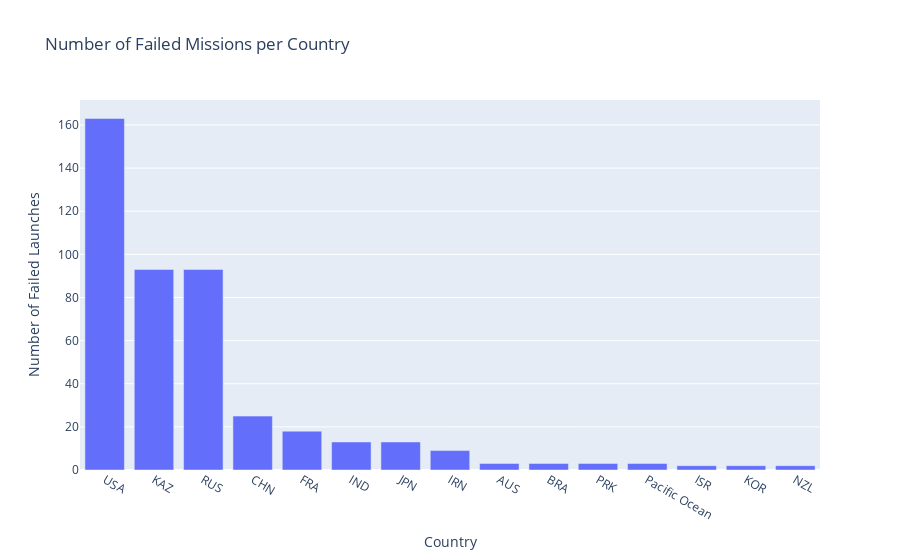

This figure's notebook cell:
### Code cell
fig = px.bar(x=failure_missions_by_country['Location_ISO'],y=failure_missions_by_country['Total number of failed missions'],title='Number of Failed Missions per Country')
fig.update_layout(xaxis_title='Country',yaxis_title='Number of Failed Launches')
fig.show()

### Figure 1 — Plotly figure (JSON) as saved in the notebook; plotly's stock layout.template omitted (floating-point values rounded to 4 significant figures)
{"data": [{"alignmentgroup": "True", "hovertemplate": "x=%{x}<br>y=%{y}<extra></extra>", "legendgroup": "", "marker": {"color": "#636efa", "pattern": {"shape": ""}}, "name": "", "offsetgroup": "", "orientation": "v", "showlegend": false, "textposition": "auto", "type": "bar", "x": ["USA", "KAZ", "RUS", "CHN", "FRA", "IND", "JPN", "IRN", "AUS", "BRA", "PRK", "Pacific Ocean", "ISR", "KOR", "NZL"], "xaxis": "x", "y": [163, 93, 93, 25, 18, 13, 13, 9, 3, 3, 3, 3, 2, 2, 2], "yaxis": "y"}], "layout": {"barmode": "relative", "legend": {"tracegroupgap": 0}, "title": {"text": "Number of Failed Missions per Country"}, "xaxis": {"anchor": "y", "domain": [0, 1], "title": {"text": "Country"}}, "yaxis": {"anchor": "x", "domain": [0, 1], "title": {"text": "Number of Failed Launches"}}}}
